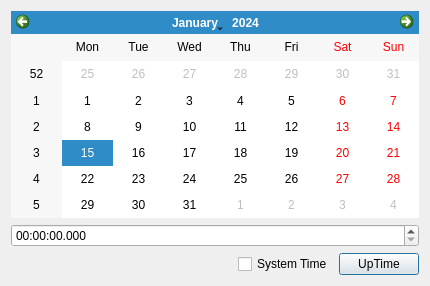
<?xml version="1.0" encoding="UTF-8"?>
<ui version="4.0">
 <class>CSycsConfigDlg</class>
 <widget class="QDialog" name="CSycsConfigDlg">
  <property name="geometry">
   <rect>
    <x>0</x>
    <y>0</y>
    <width>430</width>
    <height>286</height>
   </rect>
  </property>
  <property name="windowTitle">
   <string>CSycsConfigDlg</string>
  </property>
  <layout class="QHBoxLayout" name="horizontalLayout_2">
   <item>
    <layout class="QVBoxLayout" name="verticalLayout">
     <item>
      <widget class="QCalendarWidget" name="calendarWidget"/>
     </item>
     <item>
      <widget class="QTimeEdit" name="timeEdit_2">
       <property name="displayFormat">
        <string>hh:mm:ss.zzz</string>
       </property>
      </widget>
     </item>
     <item>
      <layout class="QHBoxLayout" name="horizontalLayout">
       <item>
        <spacer name="horizontalSpacer">
         <property name="orientation">
          <enum>Qt::Horizontal</enum>
         </property>
         <property name="sizeHint" stdset="0">
          <size>
           <width>40</width>
           <height>20</height>
          </size>
         </property>
        </spacer>
       </item>
       <item>
        <widget class="QCheckBox" name="checkBox">
         <property name="text">
          <string>System Time</string>
         </property>
        </widget>
       </item>
       <item>
        <widget class="QPushButton" name="pushButton_2">
         <property name="text">
          <string>UpTime</string>
         </property>
        </widget>
       </item>
      </layout>
     </item>
    </layout>
   </item>
  </layout>
 </widget>
 <layoutdefault spacing="6" margin="11"/>
 <resources/>
 <connections/>
</ui>
